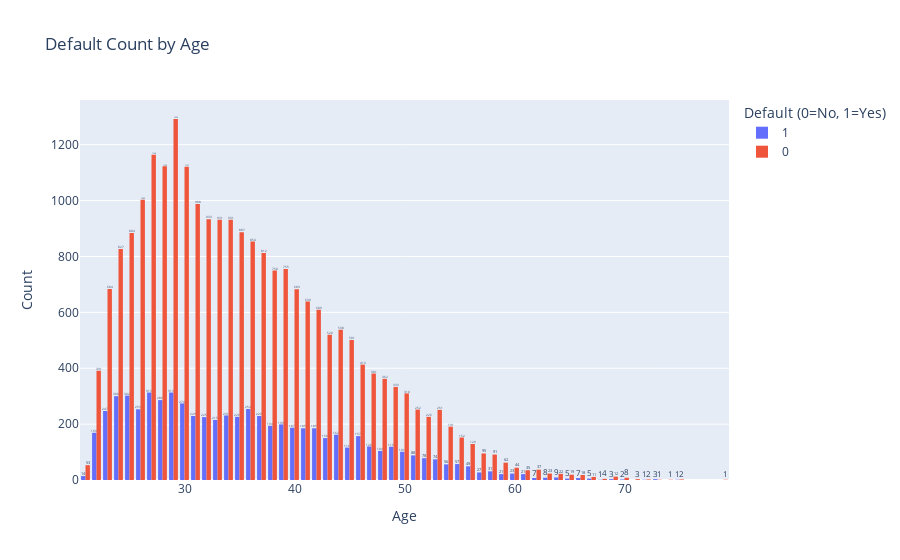

The cell this chart's notebook holds for it:
### Code cell
fig = px.histogram(
    df,                      # اسم الداتا
    x='AGE',                 # المحور الأفقي
    color='default',  # اللون يمثل الـ Default
    barmode='group',         # عشان يطلعوا جنب بعض
    text_auto=True,          # عرض الأرقام على الأعمدة
    title='Default Count by Age'
)

fig.update_layout(
    xaxis_title='Age',
    yaxis_title='Count',
    legend_title='Default (0=No, 1=Yes)'
)

fig.show()

### Figure 1 — Plotly figure (JSON) as saved in the notebook; plotly's stock layout.template omitted (floating-point values rounded to 4 significant figures; data arrays with more than 128 entries replaced by an {"elided": "..."} marker saying what was removed)
{"data": [{"alignmentgroup": "True", "bingroup": "x", "hovertemplate": "default=1<br>AGE=%{x}<br>count=%{y}<extra></extra>", "legendgroup": "1", "marker": {"color": "#636efa", "pattern": {"shape": ""}}, "name": "1", "offsetgroup": "1", "orientation": "v", "showlegend": true, "texttemplate": "%{value}", "type": "histogram", "x": {"elided": "6636 int values"}, "xaxis": "x", "yaxis": "y"}, {"alignmentgroup": "True", "bingroup": "x", "hovertemplate": "default=0<br>AGE=%{x}<br>count=%{y}<extra></extra>", "legendgroup": "0", "marker": {"color": "#EF553B", "pattern": {"shape": ""}}, "name": "0", "offsetgroup": "0", "orientation": "v", "showlegend": true, "texttemplate": "%{value}", "type": "histogram", "x": {"elided": "23364 int values"}, "xaxis": "x", "yaxis": "y"}], "layout": {"barmode": "group", "legend": {"title": {"text": "Default (0=No, 1=Yes)"}, "tracegroupgap": 0}, "title": {"text": "Default Count by Age"}, "xaxis": {"anchor": "y", "domain": [0, 1], "title": {"text": "Age"}}, "yaxis": {"anchor": "x", "domain": [0, 1], "title": {"text": "Count"}}}}
